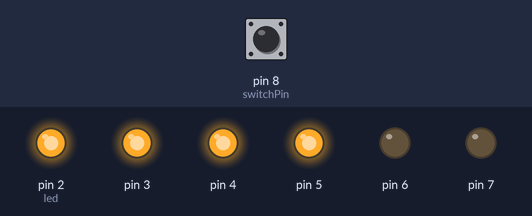
The sketch below on a simulated Arduino Uno, built with avr-gcc and run on an emulated ATmega328P. Parts: output pins drawn as LEDs (lit = HIGH). The test bench sets the inputs (shaded band); at power-on: pin 8 (switchPin) LOW.

Above: at 17.4 s.
17.5 s: pin 8 (switchPin) pulled HIGH for 0.15 s
At 17.8 s:
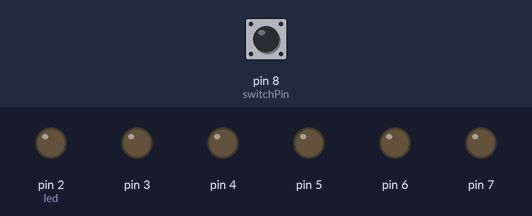
At 27.1 s:
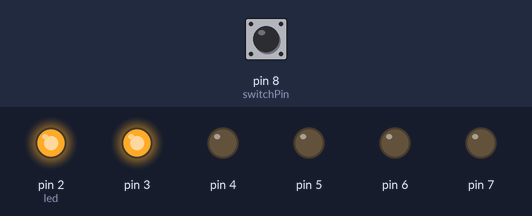
39.6 s: pin 8 (switchPin) pulled HIGH for 1 s
At 45.6 s:
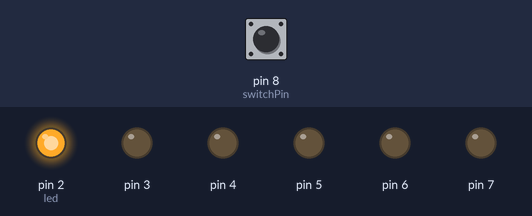
Timing chart, 0 to 66.1 s (numbered marks = the images above; inputs shaded):
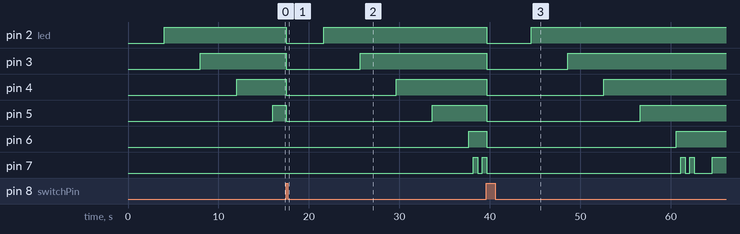

Measured:
- after the input at 17.5 s, pin 2 (led): HIGH → LOW at once, → HIGH 4.2 s later; pin 3: HIGH → LOW at once, → HIGH 8.2 s later; pin 4: HIGH → LOW at once, → HIGH 12.2 s later; pin 5: HIGH → LOW at once, → HIGH 16.2 s later; pin 6: LOW → HIGH after 20.2 s instead of 2.5 s
- after the input at 39.6 s, pin 2 (led): HIGH → LOW after 0.05 s, → HIGH 4.9 s later; pin 3: HIGH → LOW after 0.05 s, → HIGH 8.9 s later; pin 4: HIGH → LOW after 0.05 s, → HIGH 12.9 s later; pin 5: HIGH → LOW after 0.05 s, → HIGH 16.9 s later; pin 6: HIGH → LOW after 0.05 s, → HIGH 20.9 s later

The sketch:

Digital_Hourglass.ino
```cpp
/**
 * The program is a timer that uses six LEDs as time markers until all LEDs are
 * illuminated. The timer can be reset with the use of a switch
 */

const int switchPin = 8;
// prevTime records the previous time the LEDs changed
unsigned long prevTime = 0;
int switchState = 0;
int prevSwitchState = 0;
// led keeps track of which led will be turned on next
int led = 2;
// delayInterval is the interval between each led lighting
long delayInterval = 4000;
// lastLED is an indicator the timer is on its last LED before time's up
int lastLED = 0;

void setup() {
	for(int i = 2; i < 8; i++) {
		pinMode(i, OUTPUT);
	}

	pinMode(switchPin, INPUT);
}

void loop() {
	unsigned long currentTime = millis();

	// If the time passed since prevTime has exceeded the lighting interval...
	if(currentTime - prevTime > delayInterval && led < 8) {
		prevTime = currentTime;
		digitalWrite(led, HIGH);
		led++;

		// If on last led and the indicator hasn't activated yet...
		if(led == 7 && !lastLED) {
			lastLED = 1;
			LEDAnimation();
		}
	}

	switchState = digitalRead(switchPin);

	if(switchState != prevSwitchState) {
		// Turn all LEDs off and prepare the first LED
		for(int i = 2; i < 8; i++) {
			digitalWrite(i, LOW);
		}

		led = 2;
		lastLED = 0;
		prevTime = currentTime;
	}

	prevSwitchState = switchState;

}

void LEDAnimation() {
	flashLED(7);
}

// Simple lastLED pattern. Flashes the last LED 2 times
void flashLED(int led) {
	int delayTime = 500;
	for(int i = 0; i < 2; i++) {
		digitalWrite(led, LOW);
		delay(delayTime);
		digitalWrite(led, HIGH);
		delay(delayTime);
		digitalWrite(led, LOW);
	}
}
```
